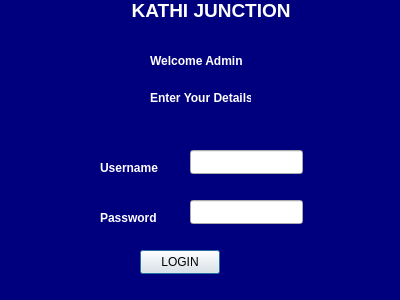
<?xml version="1.0" encoding="UTF-8"?>
<ui version="4.0">
 <class>KathiAdminLogin</class>
 <widget class="QDialog" name="KathiAdminLogin">
  <property name="geometry">
   <rect>
    <x>0</x>
    <y>0</y>
    <width>400</width>
    <height>300</height>
   </rect>
  </property>
  <property name="windowTitle">
   <string>Dialog</string>
  </property>
  <widget class="QLabel" name="label">
   <property name="geometry">
    <rect>
     <x>0</x>
     <y>0</y>
     <width>401</width>
     <height>21</height>
    </rect>
   </property>
   <property name="font">
    <font>
     <pointsize>14</pointsize>
     <bold>true</bold>
    </font>
   </property>
   <property name="styleSheet">
    <string notr="true">color: rgb(255, 255, 255);
background-color: rgb(0, 0, 127);</string>
   </property>
   <property name="text">
    <string>                         KATHI JUNCTION</string>
   </property>
  </widget>
  <widget class="QLabel" name="label_2">
   <property name="geometry">
    <rect>
     <x>-2</x>
     <y>20</y>
     <width>411</width>
     <height>281</height>
    </rect>
   </property>
   <property name="styleSheet">
    <string notr="true">background-color: rgb(0, 0, 127);</string>
   </property>
   <property name="text">
    <string/>
   </property>
  </widget>
  <widget class="QLabel" name="label_3">
   <property name="geometry">
    <rect>
     <x>150</x>
     <y>50</y>
     <width>101</width>
     <height>21</height>
    </rect>
   </property>
   <property name="font">
    <font>
     <bold>true</bold>
    </font>
   </property>
   <property name="styleSheet">
    <string notr="true">color: rgb(255, 255, 255);</string>
   </property>
   <property name="text">
    <string>Welcome Admin</string>
   </property>
  </widget>
  <widget class="QLabel" name="label_4">
   <property name="geometry">
    <rect>
     <x>150</x>
     <y>90</y>
     <width>101</width>
     <height>16</height>
    </rect>
   </property>
   <property name="font">
    <font>
     <bold>true</bold>
    </font>
   </property>
   <property name="styleSheet">
    <string notr="true">color: rgb(255, 255, 255);</string>
   </property>
   <property name="text">
    <string>Enter Your Details</string>
   </property>
  </widget>
  <widget class="QLabel" name="label_5">
   <property name="geometry">
    <rect>
     <x>100</x>
     <y>160</y>
     <width>61</width>
     <height>16</height>
    </rect>
   </property>
   <property name="font">
    <font>
     <bold>true</bold>
    </font>
   </property>
   <property name="styleSheet">
    <string notr="true">color: rgb(255, 255, 255);</string>
   </property>
   <property name="text">
    <string>Username</string>
   </property>
  </widget>
  <widget class="QLabel" name="label_6">
   <property name="geometry">
    <rect>
     <x>100</x>
     <y>210</y>
     <width>61</width>
     <height>16</height>
    </rect>
   </property>
   <property name="font">
    <font>
     <bold>true</bold>
    </font>
   </property>
   <property name="styleSheet">
    <string notr="true">color: rgb(255, 255, 255);</string>
   </property>
   <property name="text">
    <string>Password</string>
   </property>
  </widget>
  <widget class="QPushButton" name="btnLogin">
   <property name="geometry">
    <rect>
     <x>140</x>
     <y>250</y>
     <width>80</width>
     <height>24</height>
    </rect>
   </property>
   <property name="text">
    <string>LOGIN</string>
   </property>
  </widget>
  <widget class="QLineEdit" name="txtUsername">
   <property name="geometry">
    <rect>
     <x>190</x>
     <y>150</y>
     <width>113</width>
     <height>24</height>
    </rect>
   </property>
  </widget>
  <widget class="QLineEdit" name="txtPassword">
   <property name="geometry">
    <rect>
     <x>190</x>
     <y>200</y>
     <width>113</width>
     <height>24</height>
    </rect>
   </property>
  </widget>
 </widget>
 <resources/>
 <connections/>
</ui>
